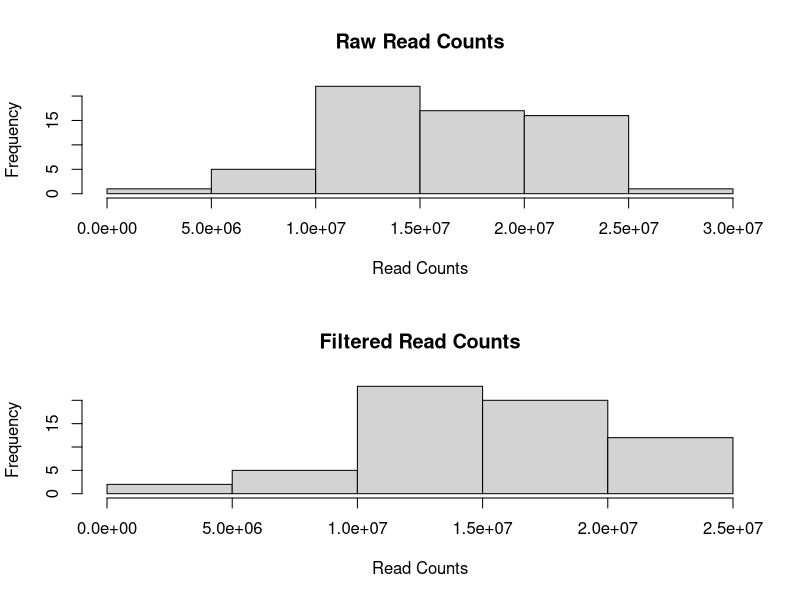
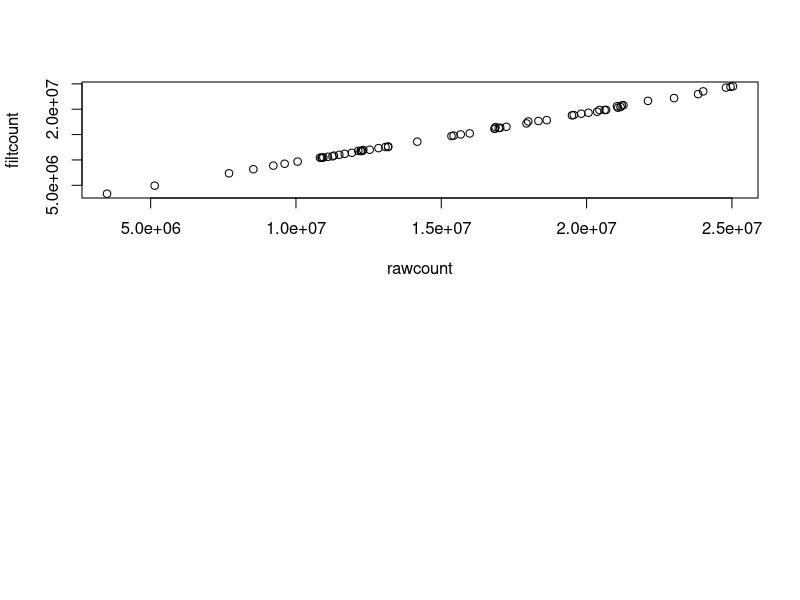

Source code (R) for these figures, in order:
#read_counts.R
setwd("~/gitreps/reciprocal_transplant_methylation/datasets/sequencing_stats")
library(plotrix)

#------- look at read counts ----------
rawcounts = read.table("rawReadCounts.tsv")
colnames(rawcounts) = c('file', 'rawcount')

filtcounts=read.table("trimmed_read_counts.txt", header = T)
colnames(filtcounts) = c('file', 'filtcount')

filtcounts = read.table("filteredReadCounts.tsv")
colnames(filtcounts) = c('file', 'filtcount')



dat = merge(rawcounts, filtcounts, by = 'file')
head(dat)
nrow(dat)


filtcounts=read.table("trimmed_read_counts.txt", header = T)
colnames(filtcounts) = c('file', 'filtcount')

#plot histograms for all counts
par(mfrow=c(2,1))
hist(dat$rawcount,
	main='Raw Read Counts',
	xlab = 'Read Counts')
hist(dat$filtcount,
	main='Filtered Read Counts',
	xlab = 'Read Counts')

library(plotrix)
summary(dat$rawcount)
sum(dat$rawcount)
sd(dat$rawcount)
std.error(dat$rawcount)
summary(dat$filtcount)
sum(dat$filtcount)
std.error(dat$filtcount)

plot(filtcount~rawcount, data = dat)


#------- mapping efficiencies ----------
dig = read.table("adig_zoox_combo_mapping_efficiencies.txt")
mil = read.table("amil_zoox_combo_mapping_efficiencies.txt")
summary(dig)
summary(mil)
std.error(dig$V1)
std.error(mil$V1)



#------- duplicates ----------
mdups = read.table("Adig_zoox_combo_metRemovalMetrics.tsv")
udups=read.table("Adig_zoox_combo_ubRemovalMetrics.tsv")
dups = rbind(mdups, udups)
dim(dups)
colnames(dups) = c('sample', 'dup')
summary(dups)
std.error(dups$dup)